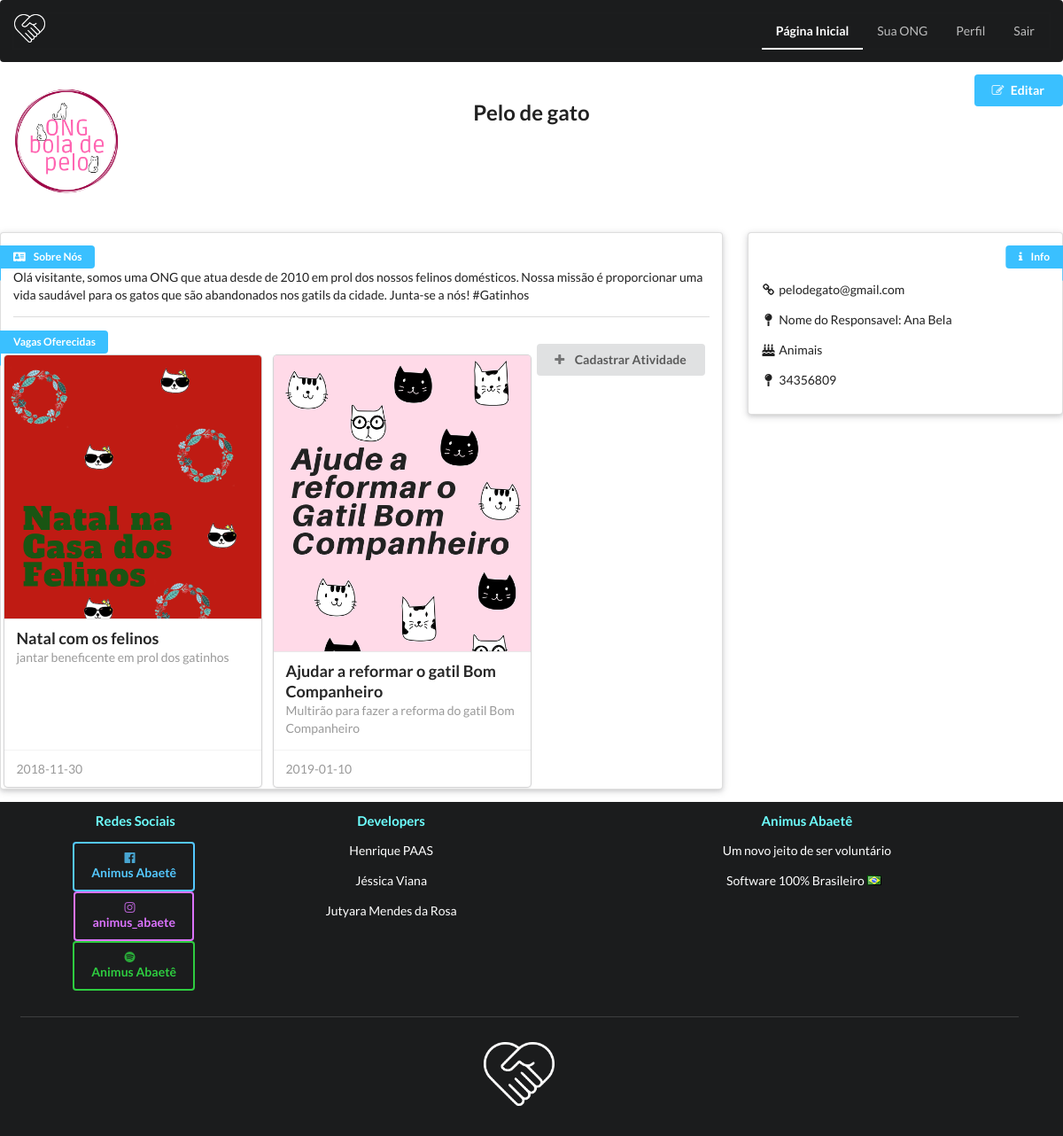
The app's page /app/view/perfilOng.php?user=40&&cod=4 (signed in) with its own data.
### tables this page shows
CREATE TABLE `ong` (
  `idong` int(11) NOT NULL,
  `cnpj` varchar(45) DEFAULT NULL,
  `nome_ong` varchar(50) DEFAULT NULL,
  `nome_responsavel` varchar(45) DEFAULT NULL,
  `causas_ong` varchar(300) DEFAULT NULL,
  `email` varchar(50) DEFAULT NULL,
  `imagem` varchar(100) DEFAULT 'ong.png',
  `telefone` varchar(45) DEFAULT NULL,
  `usuario_cod_user` int(6) NOT NULL,
  `bio` varchar(500) NOT NULL
);

CREATE TABLE `atividades` (
  `descricao` varchar(600) DEFAULT NULL,
  `titulo` varchar(100) DEFAULT NULL,
  `data` date DEFAULT NULL,
  `hora` time DEFAULT NULL,
  `nro_vagas` int(11) DEFAULT NULL,
  `cod_atividade` int(6) NOT NULL,
  `ong_idong` int(11) NOT NULL,
  `categoria_cod_categoria` int(6) DEFAULT NULL,
  `imagem` varchar(50) NOT NULL DEFAULT 'logo_preta.png'
);

### app/model/Conexao.php (called while the page is built, shortened)
<?php
class Conexao {
    public static function getConexao(){
        $conexao = new PDO("mysql:host=".self::HOST.";dbname=".self::NOMEBANCO, self::USUARIO, self::SENHA);
        return $conexao;
    }
}

### app/model/CrudVoluntario.php (called while the page is built, shortened)
<?php
require_once "Conexao.php";
require_once "Voluntario.php";
class CrudVoluntario{
    public $conexao;
    public function __construct(){
        $this->conexao = conexao::getConexao();
    }
    public function getVoluntario( $cod_user){
        $consulta = $this->conexao->query("SELECT * FROM usuario WHERE cod_user = $cod_user");
        $user = $consulta->fetch(PDO::FETCH_ASSOC);
        return new Voluntario($user['cod_user'], $user['senha'], $user['email'], $user['nome'], $user['user'],  $user['sexo'], $user['idade'],$user['bio'], $user['imagem'], $user['site'], $user['tipo_usuario_idtipo_usuario'] );
    }
}

### app/model/Voluntario.php (called while the page is built, shortened)
<?php
class  Voluntario{
    public function __construct($cod_user = null, $senha, $email, $nome, $user, $sexo, $idade, $bio, $imagem, $site, $tipo_user){
        $this->tipo_user    = $tipo_user;
    }
}

### app/model/Ong.php (called while the page is built, shortened)
<?php
class Ong{
    public function __construct($cod_user = null, $cnpj, $nome_ong, $nome_resp, $local, $causas, $email, $imagem, $telefone, $cod_vol, $bio){
        $this->nome_ong  = $nome_ong;
        $this->nome_resp = $nome_resp;
        $this->causas    = $causas;
        $this->email     = $email;
        $this->imagem    = $imagem;
        $this->telefone  = $telefone;
        $this->bio       = $bio;
    }
}

### app/model/CrudOng.php (called while the page is built, shortened)
<?php
require_once "Conexao.php";
require_once "Ong.php";
class CrudOng{
    public $conexao;
    public function __construct(){
        $this->conexao = conexao::getConexao();
    }
    public function getOng($cod_ong){
        $consulta = $this->conexao->query("SELECT * FROM ong WHERE idong = $cod_ong");
        $ong = $consulta->fetch(PDO::FETCH_ASSOC);
        return new Ong($ong['idong'], $ong['cnpj'], $ong['nome_ong'], $ong['nome_responsavel'], NULL, $ong['causas_ong'],  $ong['email'],$ong['imagem'], $ong['telefone'], $ong['usuario_cod_user'], $ong['bio'] );
    }
}

### app/model/CrudAtividade.php (called while the page is built, shortened)
<?php
require_once "Conexao.php";
require_once "Atividade.php";
class CrudAtividade{
    public $conexao;
    public function __construct(){
        $this->conexao = conexao::getConexao();
    }
    public function getAtividades($ong){
        $consulta = $this->conexao->query("SELECT * FROM atividades WHERE ong_idong = $ong");
        $atividades = $consulta->fetchAll(PDO::FETCH_ASSOC);
        $listaAtividades = [];
        foreach ($atividades as $ativ) {
            $listaAtividades [] = new Atividade($ativ['cod_atividade'], $ativ['descricao'], $ativ['titulo'], $ativ['data'], $ativ['hora'],  $ativ['nro_vagas'], $ativ['ong_idong'], $ativ['categoria_cod_categoria'], $ativ['imagem']);
        }
        return $listaAtividades;
    }
}

### app/model/Atividade.php (called while the page is built, shortened)
<?php
class Atividade{
    public function __construct($cod_atividade = NULL, $descricao, $titulo, $data, $hora, $num_vagas, $id_ong, $cod_categoria, $imagem){
        $this->descricao     = $descricao;
        $this->titulo        = $titulo;
        $this->data          = $data;
        $this->imagem        = $imagem;
    }
}

### app/view/perfilOng.php (the view, shortened to what this page needs)
<?php
require_once 'cabecalho.php';
require_once "../model/CrudOng.php";
require_once "../model/CrudVoluntario.php";
require_once "../model/CrudAtividade.php";
$codOng   = $_GET['cod'];
$crud     = new CrudOng();
$crudVol  = new CrudVoluntario();
$crudAtiv = new CrudAtividade();
$cod     = $_GET['user'];
$usuario = $crudVol->getVoluntario($cod);
$possui  = $usuario->tipo_user;
$ong     = $crud->getOng($codOng);
$listaAtividades = $crudAtiv->getAtividades($codOng);
require_once "cabecalho.php";
if ($possui == 1){
    echo "<a href='pag_inicial_logado.php?user=$cod' class='active item'>Página Inicial</a>
<a href='../controllers/controlador.php?acao=entrarOng&&user=$cod' class='item'>Sua ONG</a>
<a href='perfil.php?user=$cod' class='item'>Perfil</a>
<a class='item' href='../controllers/verificaUser.php?acao=sair'>Sair</a>
</div>
</div>
</div>";
} ?>
    <div class="ui three column grid">
        <div class="column">
            <img class="ui small circular image" src=../../imagens/<?=$ong->imagem?>>
        </div>
        <div class="column">
            <h2 class="ui center aligned icon header"><?=$ong->nome_ong?></h2>
        </div>
        <div class="column">
            <a href="Editar_ong.php?user=<?=$cod?>">
                <button class="ui blue button right floated"><i class="edit icon"></i>Editar</button>
            </a>
        </div>
    </div>
    <div class="ui grid">
        <div class="eleven wide column">
            <div class="ui raised segment">
                <a class="ui blue ribbon label"><i class="address card icon"></i>Sobre Nós</a>
                <p><?=$ong->bio?></p>
                <div class="ui divider"></div>
                <a class="ui blue ribbon label">Vagas Oferecidas</a>
                <div class="ui six cards">
                    <div class="ui special cards">
                        <?php foreach($listaAtividades as $atividade): ?>
                            <div class="card">
                                <div class="blurring dimmable image">
                                    <img src="../../imagens/<?=$atividade->imagem?>">
                                </div>
                                <div class="content">
                                    <a class="header"><?=$atividade->titulo?></a>
                                    <div class="meta">
                                        <span class="date"><?=$atividade->descricao?></span>
                                    </div>
                                </div>
                                <div class="extra content">
                                    <a ><?=$atividade->data?></a>
                                </div>
                            </div>
                        <?php endforeach; ?>
                        <a href="cad_atividade.php?user=<?=$cod?>">
                            <button class="ui button" tabindex="0"><i class="plus icon"></i> Cadastrar Atividade</button>
                        </a>
                    </div>
                </div>
            </div>
        </div>
        <div class=" five wide column">
            <div class="ui raised segment">
                <a class="ui blue right ribbon label"><i class="info icon"></i>Info</a>
                <p><i class="linkify icon"></i><?=$ong->email?></p>
                <p><i class="map pin icon"></i>Nome do Responsavel: <?=$ong->nome_resp?></p>
                <p><i class="birthday cake icon"></i><?=$ong->causas?></p>
                <p><i class="map pin icon"></i><?=$ong->telefone?></p>
            </div>
        </div>
    </div>
<?php require_once 'rodape.php';?>

### records on screen
ong: imagem (picture), nome_ong "Pelo de gato", bio "Olá visitante, somos uma ONG que atua desde de 2010 em prol dos nossos felinos domésticos. Nossa missão é proporcionar uma vida saudável para os gatos que são abandonados nos gatils da cidade. Junta-se a nós! #Gatinhos", email "pelodegato@gmail.com", nome_responsavel "Ana Bela", causas_ong "Animais", telefone "34356809"
atividades: imagem (picture), titulo "Natal com os felinos", descricao "jantar beneficente em prol dos gatinhos", data "2018-11-30"
atividades: imagem (picture), titulo "Ajudar a reformar o gatil Bom Companheiro", descricao "Multirão para fazer a reforma do gatil Bom Companheiro", data "2019-01-10"
